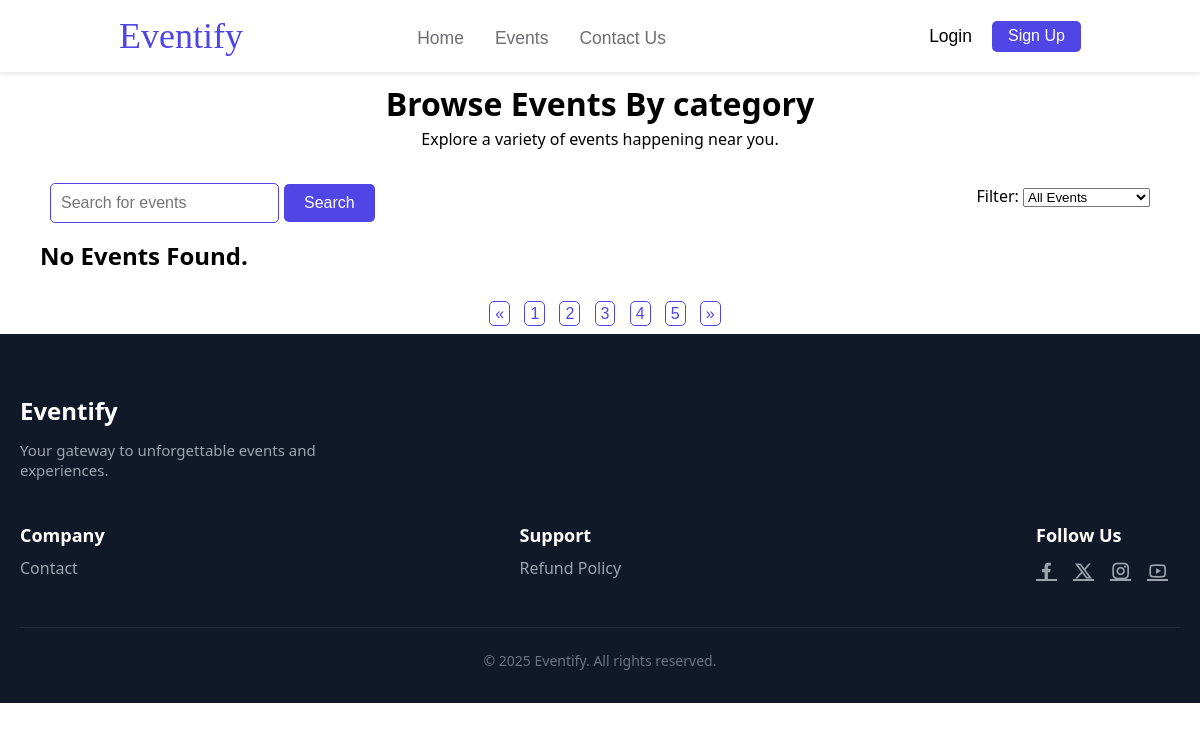
/View/EventsByCategory.php?Category=music, run on an earlier commit of the app's database.
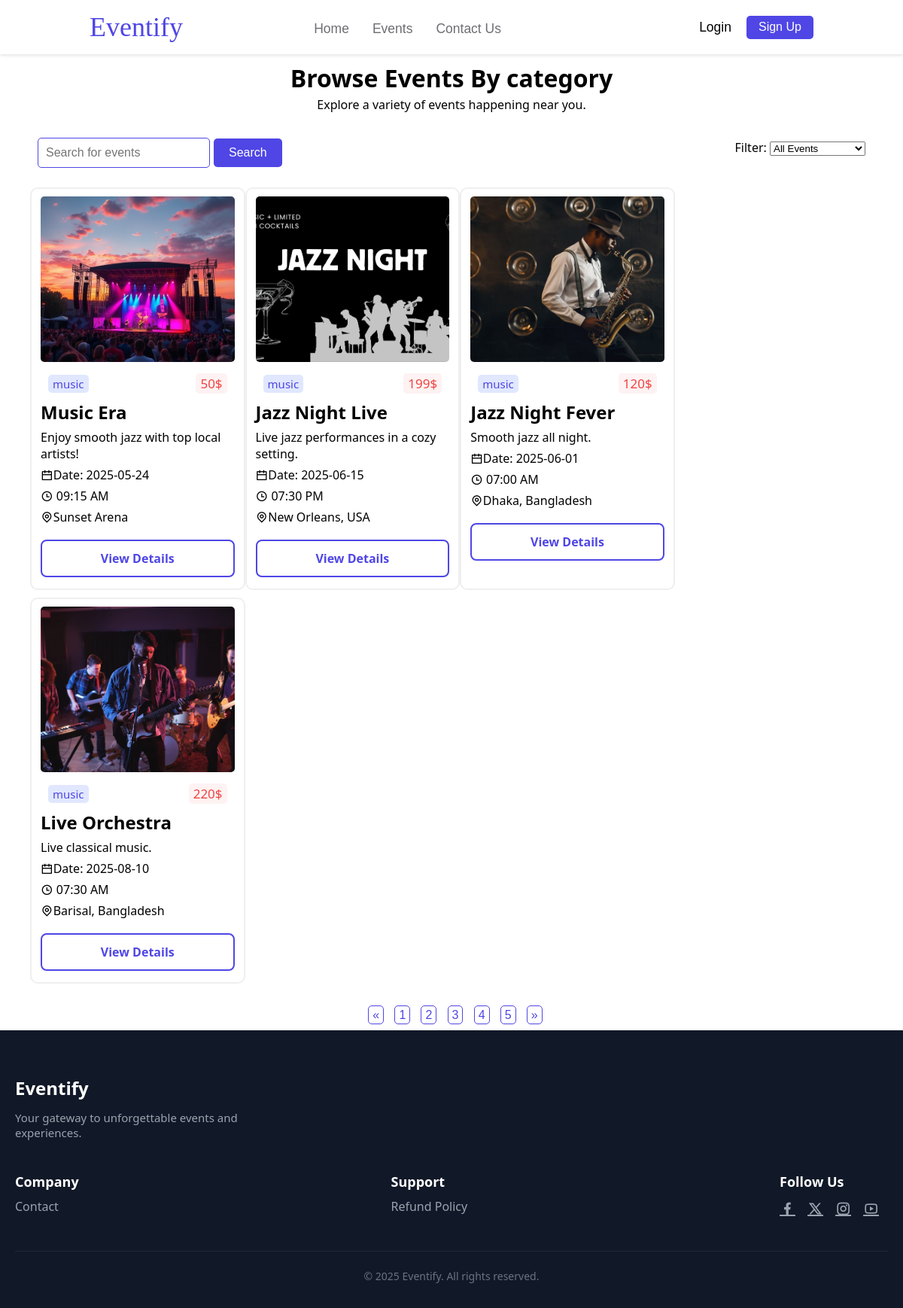
And on a later commit of the database.
### tables this page shows
CREATE TABLE `events` (
  `E_ID` int(100) NOT NULL,
  `E_Name` varchar(100) NOT NULL,
  `E_Location` varchar(100) NOT NULL,
  `E_Date` date NOT NULL,
  `E_Time` time(6) NOT NULL,
  `E_Description` text NOT NULL,
  `E_Category` varchar(20) NOT NULL,
  `E.Price` int(100) NOT NULL,
  `short_description` varchar(100) NOT NULL,
  `Thumbnail` varchar(255) DEFAULT NULL
);

### Model/Events.php (called while the page is built, shortened)
<?php
require_once '../Model/DataBase.php';
function getEventsByCategory($category)
{
    global $conn;
    $query = "SELECT * FROM events WHERE E_Category = '$category'";
    $result = mysqli_query($conn, $query);
    $events = [];
    if ($result) {
        while ($row = mysqli_fetch_assoc($result)) {
            $events[] = $row;
        }
    }
    return $events;
}

### View/EventsByCategory.php (the view, shortened to what this page needs)
<?php
include("../Model/Events.php");
$Category = isset($_GET['Category']) ? $_GET['Category'] : '';
$result = getEventsByCategory($Category);
?>
<!DOCTYPE html>
<html lang="en">
<head>
    <link rel="stylesheet" href="../Asset/CSS/Style_EventCalender.css?v11.0" />
    <link
        href="https://cdn.jsdelivr.net/npm/remixicon@4.5.0/fonts/remixicon.css"
        rel="stylesheet" />
</head>
<body>
    <?php
    include("../View/Header.php");
    ?>
    <main id="Main-Section">
        <div id="AllEventsHeader">
            <h1>Browse Events By category</h1>
            <p>Explore a variety of events happening near you.</p>
        </div>
        <div id="SrcBar_filters">
            <div id="SrcBar">
                <form action="" onsubmit="return isValidSearch()">
                    <div id="srcBar-container" class="srcbar-Div">
                        <input
                            type="text"
                            placeholder="Search for events"
                            id="search-input" />
                        <button id="search-button">Search</button>
                    </div>
                    <p id="errorMessage" class="error-message"></p>
                </form>
            </div>
            <div id="Filter">
                <form method="GET">
                    <label for="FilterEvents">Filter:</label>
                    <select name="Filter" id="FilterEvents">
                        <option value="All">All Events</option>
                    </select>
                </form>
            </div>
        </div>
        <div id="EventCardContainer">
            <?php
            if (empty($result)) {
                echo "<h2> No Events Found. </h2>";
            } else {
                foreach ($result as $event) {
            ?>
                    <div class="eventCards">
                        <img src="../Asset/Image/<?php echo $event['Thumbnail']; ?>" alt="Event Thumbnail">
                        <div class="EventDescription">
                            <div id="EventTagContainer">
                                <span class="EventTag" id="music-tag"><?php echo $event["E_Category"]; ?></span>
                                <span class="price"><?php echo $event["E.Price"]; ?>$</span>
                            </div>
                            <h2><?php echo $event["E_Name"]; ?></h2>
                            <p><?php echo $event["short_description"]; ?></p>
                            <p>
                                <span><i class="ri-calendar-line"></i></span>Date: <?php echo $event["E_Date"]; ?>
                            </p>
                            <p>
                                <span><i class="ri-time-line"></i></span> <?php echo date("h:i A", strtotime($event["E_Time"])); ?>
                            </p>
                            <p>
                                <span><i class="ri-map-pin-line"></i></span><?php echo $event["E_Location"] ?>
                            </p>
                            <a href="EventDetails.php?id=<?php echo $event["E_ID"]; ?>">View Details</a>
                        </div>
                    </div>
            <?php
                }
            }
            ?>
        </div>
        <div id="PaginationContainer">
            <div class="pagination">
                <a href="#">&laquo;</a>
                <a href="#" class="active">1</a>
                <a href="#">2</a>
                <a href="#">3</a>
                <a href="#">4</a>
                <a href="#">5</a>
                <a href="#">&raquo;</a>
            </div>
        </div>
    </main>
    <?php
    include("../View/Footer.php");
    ?>
</body>
</html>

### View/Header.php (shortened to what this page needs)
<?php
$currentPage = basename($_SERVER['SCRIPT_NAME']);
?>
<header>
  <div>
    <span class="logo">Eventify</span>
  </div>
  <nav>
    <ul>
      <li><a class="<?= $currentPage == 'index.php' ? 'ActivePage' : '' ?>" href="../index.php">Home</a></li>
      <li><a class="<?= $currentPage == 'EventCalendar.php' ? 'ActivePage' : '' ?>" href="./EventCalendar.php">Events</a></li>
      <li><a class="<?= $currentPage == 'contactUs.php' ? 'ActivePage' : '' ?>" href="./contactUs.php">Contact Us</a></li>
    </ul>
  </nav>
  <div id="LogSing" style="display: <?php if (isset($_SESSION["CustomerLoginstatus"])){ echo "none"; } ?>;">
    <a class="Blacktxt <?= $currentPage == 'login.php' ? 'ActivePage' : '' ?>" href="./login.php">Login</a>
    <a class="<?= $currentPage == 'signUp.php' ? 'ActivePage' : '' ?>" href="./signUp.php" id="sgnUp">Sign Up</a>
  </div>
</header>

### View/Footer.php
<footer id="Footer-Section">
  <div class="footer-container">
    <div class="footer-brand">
      <h3>Eventify</h3>
      <p>Your gateway to unforgettable events and experiences.</p>
    </div>
    <div class="footer-links">
      <div class="footer-column">
        <h4>Company</h4>
        <ul>
          <li><a href="./contactUs.php">Contact</a></li>
        </ul>
      </div>
      <div class="footer-column">
        <h4>Support</h4>
        <ul>
          <li><a href="./Refund.php">Refund Policy</a></li>
        </ul>
      </div>
      <div class="footer-column">
        <h4>Follow Us</h4>
        <div class="social-icons">
          <a href="#"><i class="ri-facebook-fill"></i></a>
          <a href="#"><i class="ri-twitter-x-line"></i></a>
          <a href="#"><i class="ri-instagram-line"></i></a>
          <a href="#"><i class="ri-youtube-line"></i></a>
        </div>
      </div>
    </div>
  </div>
  <div class="footer-bottom">
    <p>&copy; 2025 Eventify. All rights reserved.</p>
  </div>
</footer>

What changed in the data, as far as the page shows it:
added events: Thumbnail (picture), E_Category "music", Price "50", E_Name "Music Era", short_description "Enjoy smooth jazz with top local artists!", E_Date "2025-05-24", E_Time "09:15 AM", E_Location "Sunset Arena"
added events: Thumbnail (picture), E_Category "music", Price "199", E_Name "Jazz Night Live", short_description "Live jazz performances in a cozy setting.", E_Date "2025-06-15", E_Time "07:30 PM", E_Location "New Orleans, USA"
added events: Thumbnail (picture), E_Category "music", Price "120", E_Name "Jazz Night Fever", short_description "Smooth jazz all night.", E_Date "2025-06-01", E_Time "07:00 AM", E_Location "Dhaka, Bangladesh"
added events: Thumbnail (picture), E_Category "music", Price "220", E_Name "Live Orchestra", short_description "Live classical music.", E_Date "2025-08-10", E_Time "07:30 AM", E_Location "Barisal, Bangladesh"
Also different on the page:
text no longer shown: "No Events Found."
